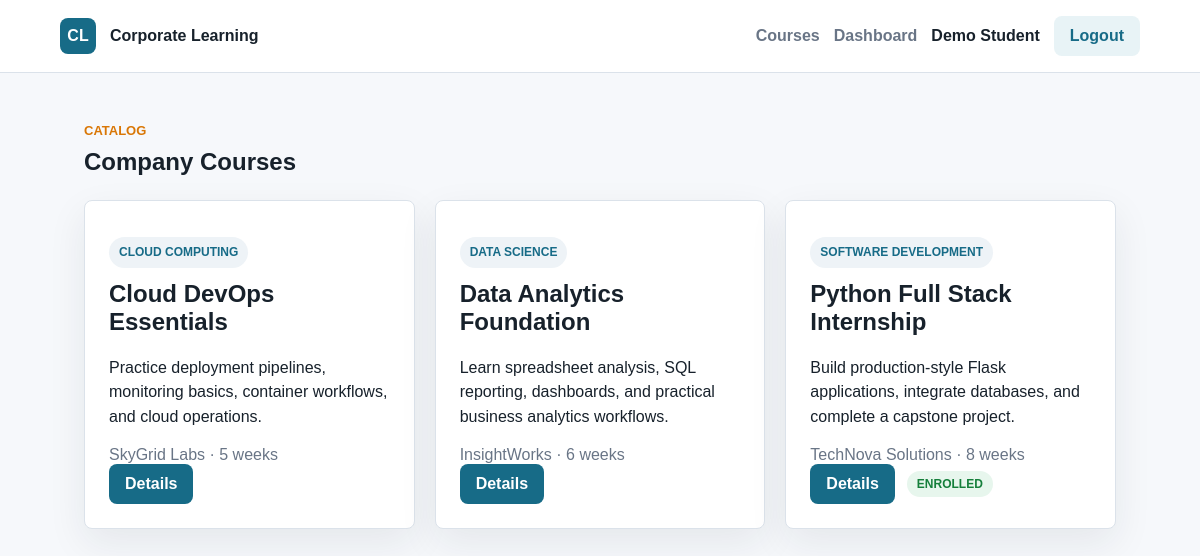
The page /courses (signed in) on the database its author committed.
### tables this page shows
CREATE TABLE users (
            id INTEGER PRIMARY KEY AUTOINCREMENT,
            name TEXT NOT NULL,
            email TEXT NOT NULL UNIQUE,
            password_hash TEXT NOT NULL,
            role TEXT NOT NULL CHECK(role IN ('admin', 'student')),
            created_at TEXT NOT NULL
        );

CREATE TABLE courses (
            id INTEGER PRIMARY KEY AUTOINCREMENT,
            title TEXT NOT NULL,
            company TEXT NOT NULL,
            category TEXT NOT NULL,
            duration TEXT NOT NULL,
            description TEXT NOT NULL,
            status TEXT NOT NULL DEFAULT 'active',
            created_at TEXT NOT NULL
        );

### app.py (the view)
    @app.route("/courses")
    def courses():
        rows = query_all("SELECT * FROM courses WHERE status = 'active' ORDER BY title")
        enrolled_ids = set()
        if g.user and g.user["role"] == "student":
            enrolled_ids = {
                row["course_id"]
                for row in query_all("SELECT course_id FROM enrollments WHERE user_id = ?", (g.user["id"],))
            }
        return render_template("courses.html", courses=rows, enrolled_ids=enrolled_ids)

### app.py (called while the page is built)
def create_app():
    app = Flask(__name__, instance_relative_config=True)
    app.config["SECRET_KEY"] = os.environ.get("SECRET_KEY", "dev-secret-change-me")
    app.config["DATABASE"] = os.path.join(app.instance_path, "portal.db")
    os.makedirs(app.instance_path, exist_ok=True)
    @app.before_request
    def load_current_user():
        g.user = None
        user_id = session.get("user_id")
        if user_id:
            g.user = query_one("SELECT * FROM users WHERE id = ?", (user_id,))
    @app.teardown_appcontext
    def close_db(error=None):
        db = g.pop("db", None)
        if db is not None:
            db.close()
    register_routes(app)
    with app.app_context():
        init_db()
        seed_db()
    return app

def get_db():
    if "db" not in g:
        g.db = sqlite3.connect(current_app_database())
        g.db.row_factory = sqlite3.Row
    return g.db

def current_app_database():
    from flask import current_app
    return current_app.config["DATABASE"]

def query_all(sql, params=()):
    return get_db().execute(sql, params).fetchall()

def query_one(sql, params=()):
    return get_db().execute(sql, params).fetchone()

### templates/courses.html (shortened to what this page needs)
{% extends "base.html" %}
{% block content %}
<section class="section">
    <div class="section-heading">
        <p class="eyebrow">Catalog</p>
        <h1>Company Courses</h1>
    </div>
    <div class="grid cards">
        {% for course in courses %}
            <article class="card">
                <p class="pill">{{ course.category }}</p>
                <h2>{{ course.title }}</h2>
                <p>{{ course.description }}</p>
                <div class="meta">{{ course.company }} · {{ course.duration }}</div>
                <div class="actions">
                    <a class="button" href="{{ url_for('course_detail', course_id=course.id) }}">Details</a>
                    {% if course.id in enrolled_ids %}
                        <span class="status success">Enrolled</span>
                    {% endif %}
                </div>
            </article>
        {% else %}
            <p>No active courses are available.</p>
        {% endfor %}
    </div>
</section>
{% endblock %}

### templates/base.html (shortened to what this page needs)
<!doctype html>
<html lang="en">
<head>
    <link rel="stylesheet" href="{{ url_for('static', filename='css/styles.css') }}">
</head>
<body>
    <header class="topbar">
        <a class="brand" href="{{ url_for('index') }}">
            <span class="brand-mark">CL</span>
            <span>Corporate Learning</span>
        </a>
        <nav>
            <a href="{{ url_for('courses') }}">Courses</a>
            {% if g.user %}
                {% if g.user.role == 'admin' %}
                    <a href="{{ url_for('admin_dashboard') }}">Admin</a>
                    <a href="{{ url_for('admin_courses') }}">Manage Courses</a>
                    <a href="{{ url_for('admin_submissions') }}">Submissions</a>
                {% else %}
                    <a href="{{ url_for('student_dashboard') }}">Dashboard</a>
                {% endif %}
                <span class="nav-user">{{ g.user.name }}</span>
                <a class="button ghost" href="{{ url_for('logout') }}">Logout</a>
            {% else %}
                <a href="{{ url_for('login') }}">Login</a>
                <a class="button" href="{{ url_for('register') }}">Register</a>
            {% endif %}
        </nav>
    </header>
    <main>
        {% block content %}{% endblock %}
    </main>
</body>
</html>

### static/css/styles.css (style rules this page uses)
:root { --ink: #17212b; --muted: #697586; --line: #dbe2ea; --bg: #f6f8fb; --panel: #ffffff; --primary: #176b87; --primary-dark: #0f4f63; --accent: #d97706; --danger: #b42318; --success: #157f3b; }
* { box-sizing: border-box; }
body { margin: 0; font-family: Arial, Helvetica, sans-serif; color: var(--ink); background: var(--bg); }
a { color: inherit; }
.topbar { position: sticky; top: 0; z-index: 10; display: flex; align-items: center; justify-content: space-between; gap: 24px; padding: 16px 5vw; background: rgba(255, 255, 255, 0.94); border-bottom: 1px solid var(--line); backdrop-filter: blur(12px); }
.brand, nav { display: flex; align-items: center; gap: 14px; }
.brand { text-decoration: none; font-weight: 800; }
.brand-mark { display: grid; place-items: center; width: 36px; height: 36px; border-radius: 8px; color: #fff; background: var(--primary); }
nav { flex-wrap: wrap; justify-content: flex-end; }
nav a { text-decoration: none; color: var(--muted); font-weight: 700; }
.nav-user { color: var(--ink); font-weight: 700; }
.button { display: inline-flex; align-items: center; justify-content: center; min-height: 40px; padding: 10px 16px; border: 0; border-radius: 8px; color: #fff; background: var(--primary); font-weight: 800; text-decoration: none; cursor: pointer; }
.button.ghost { color: var(--primary); background: #e8f3f6; }
.hero-panel, .panel, .card, .form-card, .table-wrap { border: 1px solid var(--line); border-radius: 8px; background: var(--panel); box-shadow: 0 14px 38px rgba(21, 34, 50, 0.08); }
.metric span, .stat span, .muted, .meta { color: var(--muted); }
.section { padding: 50px 7vw; }
.section-heading { margin-bottom: 24px; }
.section h1, .section h2, .section h3 { margin-top: 0; }
.eyebrow { margin: 0 0 10px; color: var(--accent); font-size: 13px; font-weight: 900; letter-spacing: 0; text-transform: uppercase; }
.grid { display: grid; gap: 20px; }
.cards { grid-template-columns: repeat(auto-fit, minmax(260px, 1fr)); }
.card, .panel, .form-card, .table-wrap { padding: 24px; }
.card p { line-height: 1.55; }
.pill, .status { display: inline-flex; width: fit-content; padding: 6px 10px; border-radius: 999px; background: #eef3f7; color: var(--primary); font-size: 12px; font-weight: 900; text-transform: uppercase; }
.status.success, .status.approved { color: var(--success); background: #e7f6ed; }
.actions, .inline-form { display: flex; flex-wrap: wrap; gap: 12px; align-items: center; }

### rows shown on the page
users: user.name "Demo Student"
courses: category "CLOUD COMPUTING", title "Cloud DevOps Essentials", description "Practice deployment pipelines, monitoring basics, container workflows, and cloud operations.", company "SkyGrid Labs", duration "5 weeks"
courses: category "DATA SCIENCE", title "Data Analytics Foundation", description "Learn spreadsheet analysis, SQL reporting, dashboards, and practical business analytics workflows.", company "InsightWorks", duration "6 weeks"
courses: category "SOFTWARE DEVELOPMENT", title "Python Full Stack Internship", description "Build production-style Flask applications, integrate databases, and complete a capstone project.", company "TechNova Solutions", duration "8 weeks", shows "ENROLLED"
